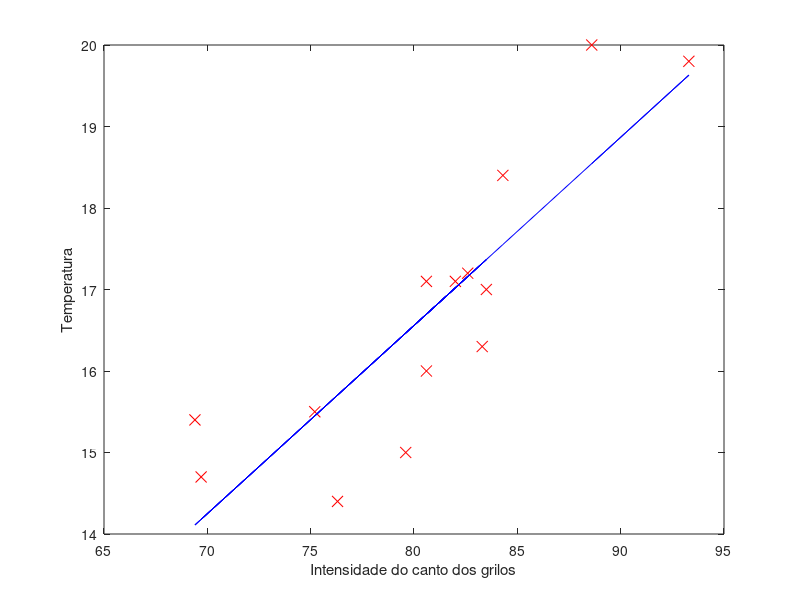

MATLAB code to generate this figure:
x=[88.6,93.3,84.3,80.6,75.2,69.7,82,69.4,83.3,79.6,82.6,80.6,83.5,76.3];
y=[20,19.8,18.4,17.1,15.5,14.7,17.1,15.4,16.3,15,17.2,16,17,14.4];

plot(x,y,"rx","MarkerSize",8)
xlabel("Intensidade do canto dos grilos")
ylabel("Temperatura")
hold on;

A=[sum(x.^2),sum(x);sum(x),length(x)];
B = [sum(y.*x) ; sum(y)];
sol = A\B
erro=sqrt(sum((y-( sol(1)*x + sol(2)   )).^2))
% erro=sqrt(sum((y-(sol(1)*x.^2+sol(2)*x +sol(3)  )).^2))

reta = @(x) sol(1)*x + sol(2);
plot(x,reta(x),"b","MarkerSize",8)






